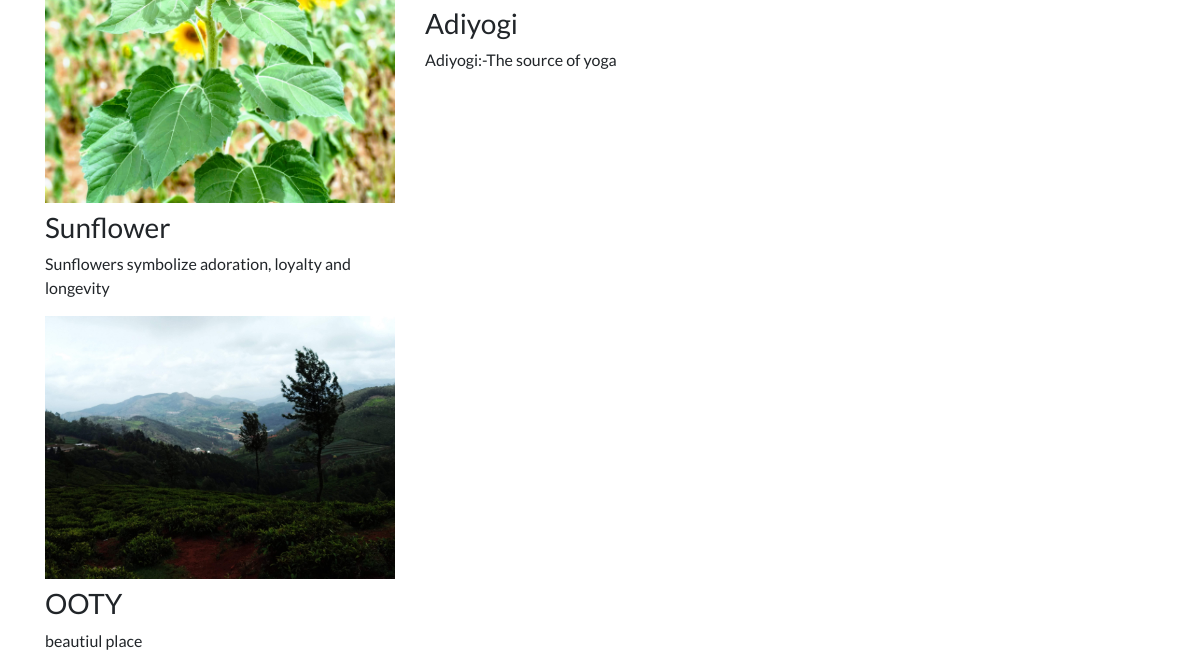
Before: / (lower part) with the older database file.
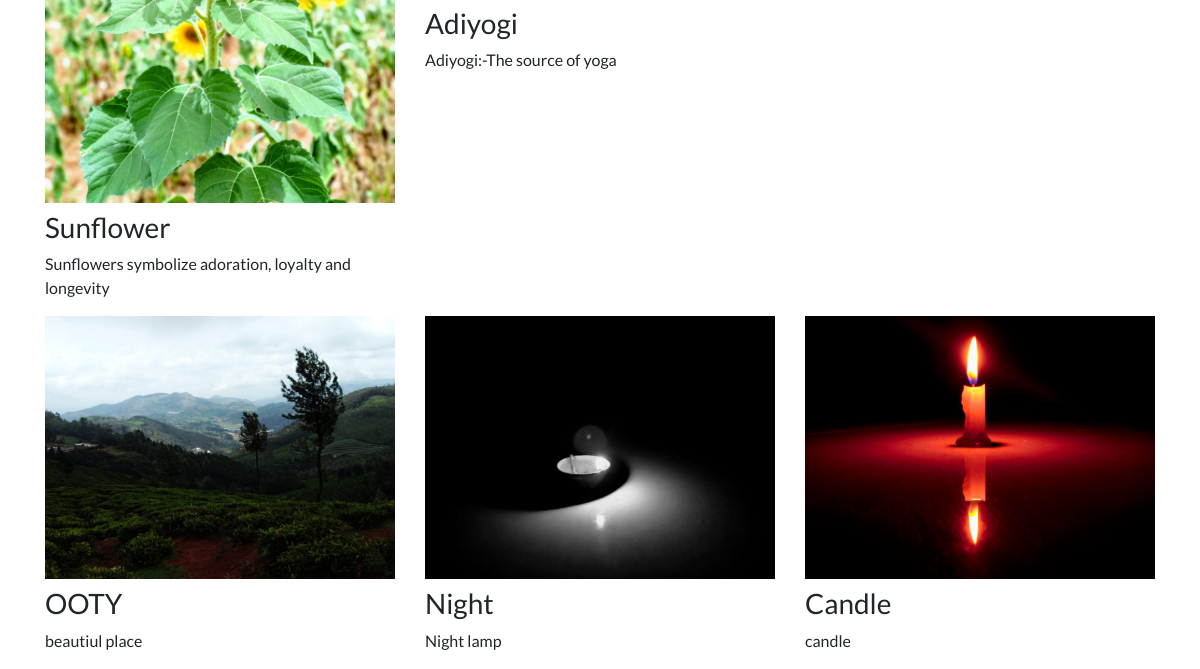
After: the same page with the newer database file.
### portfolio/models.py (models this page shows, shortened)
class Project(models.Model):
	title=models.CharField(max_length=100)
	description=models.CharField(max_length=250)
	image=models.ImageField(upload_to='portfolio/images/')
	url=models.URLField(blank=True)

### portfolio/views.py (the view)
# urls.py: 2. Add a URL to urlpatterns:  path('', views.home, name='home')
def home(request):
	projects=Project.objects.all()
	return render(request,'portfolio/home.html',{'projects':projects})

### portfolio/templates/portfolio/home.html (shortened to what this page needs)
{% extends 'portfolio/base.html' %}
{% load static %}
{% block content %}
<div class="row">
  {% for project in projects %}
  <div class="col-lg-4 col-md-6">
    {% if project.url %}
    <a href="{{ project.url }}">
      <img src="{{ project.image.url }}" class="img-fluid mb-2">
    </a>
    {% else %}
    <img src="{{ project.image.url }}" class="img-fluid mb-2">
    {% endif %}
    <h3>{{ project.title }}</h3>
    <p>{{ project.description }}</p>
  </div>
  {% endfor %}
</div>
{% endblock %}

### portfolio/templates/portfolio/base.html (shortened to what this page needs)
{% load static %}
<!doctype html>
<html lang="en">
<head>
  <link rel="stylesheet" href="https://stackpath.bootstrapcdn.com/bootstrap/4.4.1/css/bootstrap.min.css">
  <link rel="stylesheet" href="{% static 'portfolio/custom.css' %}">
</head>
<body>
  <div class="container">
    {% block content %}{% endblock %}
  </div>
</body>
</html>

### portfolio/static/portfolio/custom.css (style rules this page uses)
body { font-family: 'Lato', sans-serif; }

Changed rows visible on the page:
added Project: image (picture), title "Night", description "Night lamp"
added Project: image (picture), title "Candle", description "candle"
